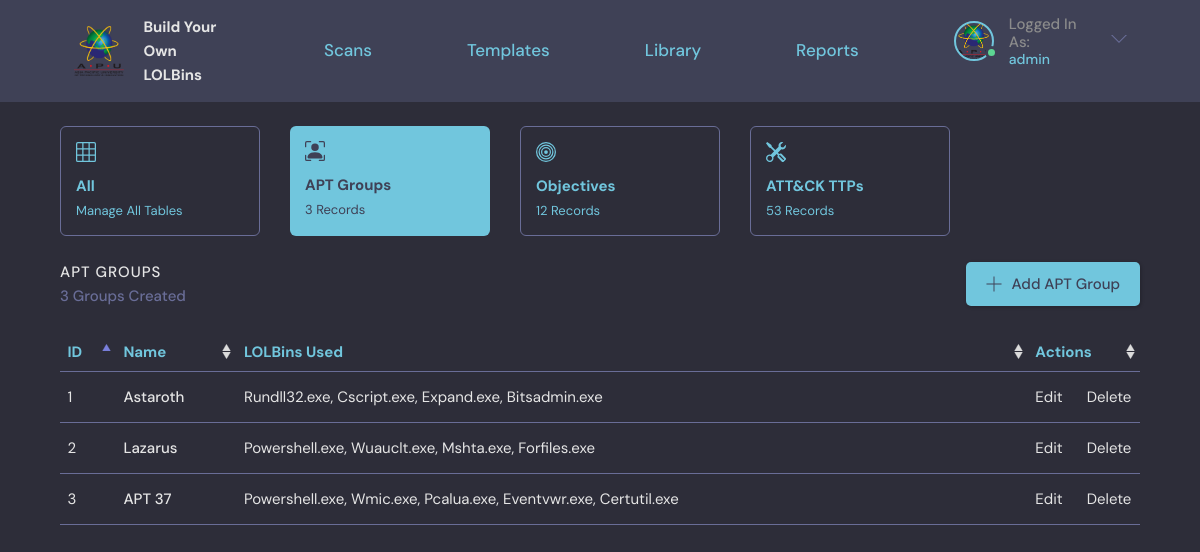
The page /apt/ (signed in) on the database as committed earlier.
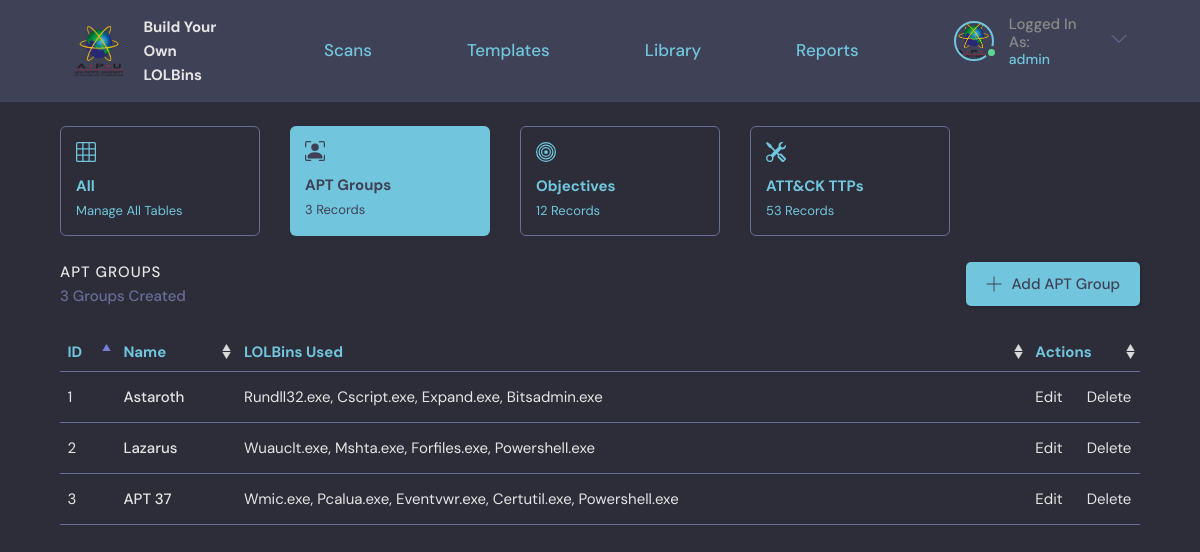
The same page on the database as committed later.
### base/models.py (models this page shows, shortened)
class APT(models.Model):
    name = models.CharField(max_length=200)
    class Meta:
        verbose_name = 'APT Group'

class Technique(models.Model):
    user = models.ForeignKey(User, on_delete=SET_NULL, null=True, verbose_name = u'Owner')
    name = models.CharField(max_length=200, default="New Binary")
    description = models.TextField(null=True, blank=True)
    updated = models.DateTimeField(auto_now=True)
    created = models.DateTimeField(auto_now_add=True)
    Objective = models.ManyToManyField(Objective, verbose_name = u'Objectives')
    APT = models.ManyToManyField(APT, blank=True, verbose_name = u'APT Groups')
    class Meta:
        verbose_name = 'LOLBin'

### base/views.py (the view)
# urls.py: path('apt/', views.apt, name="apt"),
@login_required(login_url='login')
def apt(request):
    apts = APT.objects.all()
    apt_count = apts.count()
    objectives = Objective.objects.all()
    objective_count = objectives.count()
    attackTactics = AttackTactic.objects.all()
    attackTechniques = AttackTechnique.objects.all()
    attackSubTechniques = AttackSubTechnique.objects.exclude(attackid=".000")
    ttp_count = attackTactics.count() + attackTechniques.count() + attackSubTechniques.count()
    if request.user.is_superuser != 1:
        return redirect('forbidden')
    context = {'apts': apts, 'apt_count': apt_count, 'objective_count': objective_count, 'ttp_count': ttp_count}
    return render(request, 'base/apt.html', context)

### base/templates/base/apt.html (shortened to what this page needs)
{% extends 'main.html' %}
{% block content %}
{% load static %}
<main class="layout layout--2">
  <div class="container-column">
    <div class="roomList__cards">
        <a href="{% url 'manage' %}">
            <div class="admin-card">
                <div class="admin-card-contents">
                    <h4>All</h4>
                    <span>Manage All Tables</span>
                </div>
            </div>
        </a>
        <a href="{% url 'apt' %}">
            <div class="admin-card-selected">
                <div class="admin-card-contents">
                    <h4>APT Groups</h4>
                    <span>{{apt_count}} Records</span>
                </div>
            </div>
        </a>
        <a href="{% url 'objective' %}">
            <div class="admin-card">
                <div class="admin-card-contents">
                    <h4>Objectives</h4>
                    <span>{{objective_count}} Records</span>
                </div>
            </div>
        </a>
        <a href="{% url 'attackTactic' %}">
            <div class="admin-card">
                <div class="admin-card-contents">
                    <h4>ATT&CK TTPs</h4>
                    <span>{{ttp_count}} Records</span>
                </div>
            </div>
        </a>
    </div>
    <div class="roomList__header">
        <div>
            <h2>APT Groups</h2>
            <p>{{apt_count}} Groups Created</p>
        </div>
        <a class="btn btn--main" href="{% url 'new-apt' %}">
            <svg version="1.1" xmlns="http://www.w3.org/2000/svg" width="32" height="32" viewBox="0 0 32 32">
            <title>add</title>
            <path
                d="M16.943 0.943h-1.885v14.115h-14.115v1.885h14.115v14.115h1.885v-14.115h14.115v-1.885h-14.115v-14.115z"
            ></path>
            </svg>
            Add APT Group
        </a>
    </div>
    <table id="apt-table" class="table">
        <thead>
            <tr>
                <th scope="col">ID</th>
                <th scope="col">Name</th>
                <th scope="col">LOLBins Used</th>
                <th scope="col">Actions</th>
            </tr>
        </thead>
        <tbody>
            {% if apt_count != 0 %}
                {% for apt in apts %}
                    <tr>
                        <td style="min-width: 4rem;">{{forloop.counter}}</td>
                        <td style="max-width: 25rem;font-weight: 500">{{apt.name}}</td>
                        <td>
                            {% if apt.technique_set.all.count != 0 %}
                                {% with obj="" %}
                                    {% for technique in apt.technique_set.all %}
                                        {% if forloop.last %}
                                            {{ obj|add:technique.name}}.exe
                                        {% else %}
                                            {{ obj|add:technique.name}}.exe,
                                        {% endif %}
                                    {% endfor %}
                                {% endwith %}
                            {% else %}
                            -
                            {% endif %}
                        </td>
                        <td style="max-width: 1rem;">
                            <a href="{% url 'update-apt' apt.id %}" style="padding-right: 2rem">Edit</a>
                            <a href="{% url 'delete-apt' apt.id %}">Delete</a>
                        </td>
                    </tr>
                {% endfor %}
            {% endif %}
        </tbody>
    </table>
  </div>
</main>
{% endblock content %}

### templates/main.html (shortened to what this page needs)
<!DOCTYPE html>
{% load static %}
<html lang="en">
  <head>
    <link rel="stylesheet" type='text/css' media='screen' href="{% static 'styles/style.css' %}">
  </head>
  <body>
    {% include 'navigationBar.html' %}
    {% block content %}
    {% endblock %}
  </body>
</html>

### templates/navigationBar.html (shortened to what this page needs)
{% load static %}
<header class="header header--loggedIn">
  <div class="container">
    <a href="{% url 'home' %}" class="header__logo">
      <img src="{% static 'images/APU.png' %}" style="width:50px;height:50px;"/>
      <h1>
        Build Your<br>
        Own LOLBins
      </h1>
    </a>
    <a href="{% url 'home' %}" class="header__text">
      <h2>Scans</h2>
    </a>
    <a href="{% url 'template' %}" class="header__text">
      <h2>Templates</h2>
    </a>
    <a href="{% url 'library' %}" class="header__text">
      <h2>Library</h2>
    </a>
    <a href="{% url 'report' %}" class="header__text">
      <h2>Reports</h2>
    </a>
    <nav class="header__menu">
      {% if request.user.is_authenticated %}
          <div class="header__user">
            <a href="{% url 'user-profile' request.user.id%}">
                <div class="avatar avatar--medium active">
                <img src="{% static 'images/APU.png' %}" />
                </div>
                <p>Logged In As:<span>{{request.user}}</span></p>
            </a>
            <button class="dropdown-button">
                <svg version="1.1" xmlns="http://www.w3.org/2000/svg" width="32" height="32" viewBox="0 0 32 32">
                <title>chevron-down</title>
                <path d="M16 21l-13-13h-3l16 16 16-16h-3l-13 13z"></path>
                </svg>
            </button>
          </div>
      {% else %}
          <a href="{% url 'login' %}">
              <img src="{% static 'images/avatar.svg' %}" />
              <p>Login</p>
          </a>
      {% endif %}
    </nav>
  </div>
</header>

Rows that differ between the two databases and show on the page:
changed Technique "Forfiles": text ".exe" → ".exe,"
changed Technique "Powershell": text ".exe, .exe," → ".exe .exe"; moves down the list
computed for Technique "Certutil": text ".exe" → ".exe,"
